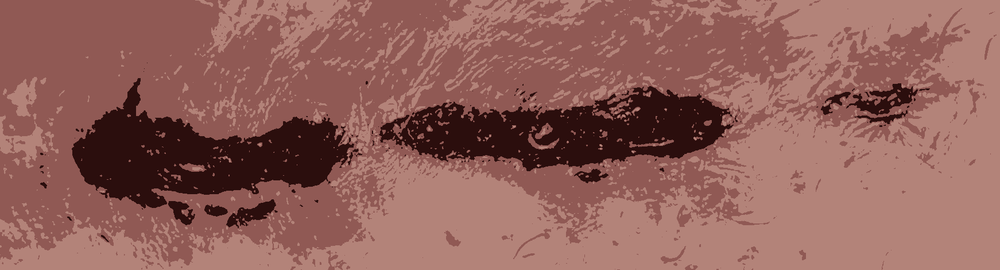
#> input picture ComputerVision/images/segmented_ankle2.png, 1000 x 270 px, shrunk from 1742 x 470 before the run, found by its file name
$ python scratch_assay_area.py
#> lines starting #> are read from the running program, lines starting #| are printed output that depends on the picture; after the words box and inside, x2 and y2 are one past the last pixel; in counts of white or black regions, pixels touching at a corner belong together
import cv2
import numpy as np

def hex_to_bgr(hex_color):
    """Converte cor hexadecimal para BGR (formato OpenCV)"""
    hex_color = hex_color.lstrip('#')
    rgb = tuple(int(hex_color[i:i+2], 16) for i in (0, 2, 4))
    return (rgb[2], rgb[1], rgb[0])  # BGR

def find_color_area(image_path, target_hex):
    """
    Calcula a área de uma cor específica na imagem.

    Args:
        image_path: Caminho da imagem segmentada
        target_hex: Cor em formato hexadecimal (ex: "#2B0E0D")

    Returns:
        dict: Dicionário com área, porcentagem e informações adicionais
    """
#> called with image_path = 'images/segmented_ankle2.png', target_hex = '#2B0E0D'
    # Carrega a imagem
    img = cv2.imread(image_path)
#> img is the input picture: shape (270, 1000, 3); mean B, G, R 90.2, 96.7, 145.3
    height, width = img.shape[:2]
#> height = 270; width = 1000
    total_pixels = height * width
#> total_pixels = 270000

    # Converte hex para BGR
    target_bgr = hex_to_bgr(target_hex)

    # Encontra todas as cores únicas na imagem
    pixels = img.reshape(-1, 3)
    unique_colors = np.unique(pixels, axis=0)
#> unique_colors = 1708 rows, first 8: [0, 0, 18], [0, 0, 19], [0, 0, 20], [0, 0, 21], [0, 0, 22], [0, 0, 23], [0, 0, 24], [0, 0, 25]

    # Encontra a cor mais próxima do alvo
    min_distance = float('inf')
    closest_color = None

    for color in unique_colors:
        distance = np.sqrt(np.sum((color - target_bgr) ** 2))
        if distance < min_distance:
            min_distance = distance
            closest_color = color
#> this loop made 1708 passes
#> (distance, min_distance, closest_color) on passes 1, 2, 3, 4, 5, 6, 7, 8, 10, 12, 13, 15: (31.46, 31.46, [0, 0, 18]), (30.68, 30.68, [0, 0, 19]), (29.9, 29.9, [0, 0, 20]), (29.14, 29.14, [0, 0, 21]), (28.39, 28.39, [0, 0, 22]), (27.66, 27.66, [0, 0, 23]), (26.94, 26.94, [0, 0, 24]), (26.25, 26.25, [0, 0, 25]), (25.73, 25.73, [0, 1, 25]), (24.54, 24.54, [1, 1, 26]), (23.85, 23.85, [1, 1, 27]), (23.32, 23.32, [1, 2, 27])
#> (color, distance) on passes 9, 11, 14, 17, 18, 19: ([0, 1, 24], 26.44), ([1, 0, 25], 25.77), ([1, 2, 26], 24.02), ([2, 2, 26], 23.54), ([2, 2, 27], 22.83), ([2, 3, 27], 22.32)
#> after the loop, min_distance = 0

    # Cria máscara para a cor encontrada
    mask = np.all(img == closest_color, axis=2)
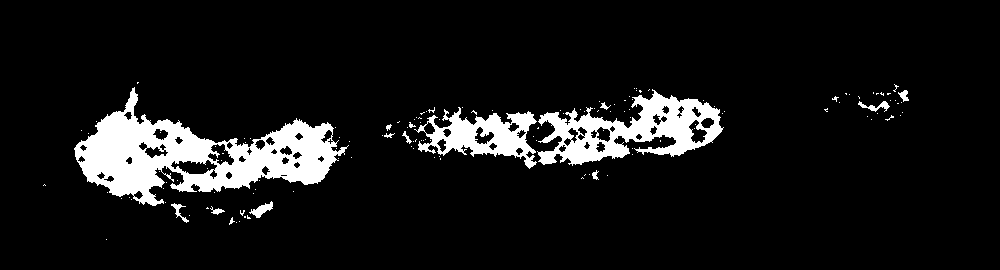
#> mask: shape (270, 1000) bool; 8.8% white; 139 white regions (124 under 20 px), largest, box (x1, y1, x2, y2) and area: (74, 87, 349, 206) 13009, (537, 89, 724, 166) 6358, (414, 107, 537, 169) 3315

    # Calcula área
    area_pixels = np.sum(mask)
#> area_pixels = 23704
    percentage = (area_pixels / total_pixels) * 100
#> percentage = 8.78

    # Converte a cor encontrada para hex para mostrar
    found_rgb = (closest_color[2], closest_color[1], closest_color[0])
#> found_rgb = (43, 14, 13)
    found_hex = '#{:02x}{:02x}{:02x}'.format(found_rgb[0], found_rgb[1], found_rgb[2])
#> found_hex = '#2b0e0d'

    return {
        'area_pixels': area_pixels,
        'percentage': percentage,
        'total_pixels': total_pixels,
        'image_dimensions': (width, height),
        'target_color': target_hex,
        'found_color': found_hex,
        'mask': mask.astype(np.uint8) * 255
    }

# Exemplo de uso
if __name__ == "__main__":
    # Analisa a área da cor escura (ferida)
    result = find_color_area("images/segmented_ankle2.png", "#2B0E0D")
#> result = 7 items

    print("=== ANÁLISE DA ÁREA DA FERIDA ===")
    print(f"Cor procurada: {result['target_color']}")
#| Cor procurada: #2B0E0D
    print(f"Cor mais próxima encontrada: {result['found_color']}")
#| Cor mais próxima encontrada: #2b0e0d
    print(f"Área: {result['area_pixels']} pixels")
#| Área: 23704 pixels
    print(f"Porcentagem da imagem: {result['percentage']:.2f}%")
#| Porcentagem da imagem: 8.78%
    print(f"Dimensões da imagem: {result['image_dimensions'][0]} x {result['image_dimensions'][1]}")
#| Dimensões da imagem: 1000 x 270

    # Salva a máscara
    # Analisa todas as três cores mencionadas
    print("\n=== ANÁLISE DE TODAS AS CORES ===")
    cores = ["#2B0E0D", "#905954", "#B38379"]

    for cor in cores:
        r = find_color_area("images/segmented_ankle2.png", cor)
#> the loop in find_color_area (call 2), `for color in unique_colors:` made 1708 passes
#> (color, distance) on passes 9, 11, 14, 17, 18, 19, 22, 23, 24, 27, 28, 30: ([0, 1, 24], 26.44), ([1, 0, 25], 25.77), ([1, 2, 26], 24.02), ([2, 2, 26], 23.54), ([2, 2, 27], 22.83), ([2, 3, 27], 22.32), ([3, 2, 28], 21.66), ([3, 3, 27], 21.84), ([3, 3, 28], 21.12), ([3, 4, 28], 20.62), ([3, 4, 29], 19.9), ([4, 4, 29], 19.42)
#> r = 7 items
        print(f"\nCor {cor}:")
        print(f"  Área: {r['area_pixels']} pixels ({r['percentage']:.1f}%)")
#|   Área: 23704 pixels (8.8%)
